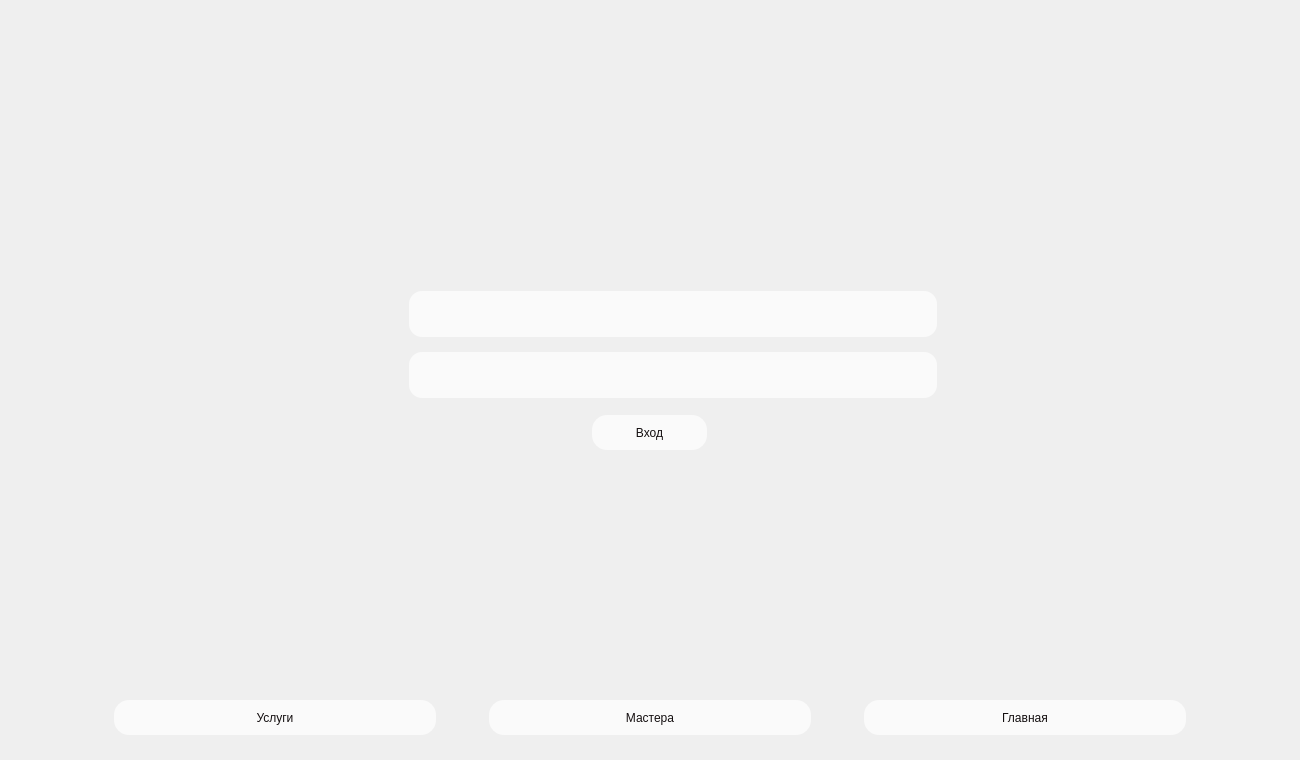
<?xml version="1.0" encoding="UTF-8"?>
<ui version="4.0">
 <class>MainWindow</class>
 <widget class="QMainWindow" name="MainWindow">
  <property name="geometry">
   <rect>
    <x>0</x>
    <y>0</y>
    <width>1300</width>
    <height>760</height>
   </rect>
  </property>
  <property name="windowTitle">
   <string>Beauty Salon Manager</string>
  </property>
  <widget class="QWidget" name="centralwidget">
   <widget class="QStackedWidget" name="stackedWidget">
    <property name="geometry">
     <rect>
      <x>0</x>
      <y>0</y>
      <width>1300</width>
      <height>691</height>
     </rect>
    </property>
    <widget class="QWidget" name="login">
     <widget class="QPushButton" name="pushButton_login">
      <property name="geometry">
       <rect>
        <x>592</x>
        <y>415</y>
        <width>115</width>
        <height>35</height>
       </rect>
      </property>
      <property name="styleSheet">
       <string notr="true">QPushButton {
	background-color: #fafafa;
	color: #140f10;
	font: 700 18pt &quot;Open Sans&quot;;
	border-radius: 15px;
}</string>
      </property>
      <property name="text">
       <string>Вход</string>
      </property>
     </widget>
     <widget class="QLineEdit" name="lineEdit_password">
      <property name="geometry">
       <rect>
        <x>409</x>
        <y>352</y>
        <width>528</width>
        <height>46</height>
       </rect>
      </property>
      <property name="styleSheet">
       <string notr="true">QLineEdit{
	color: #1d1b20;
	background-color: #fafafa;
	border-radius: 13px;
	font: 18pt &quot;Open Sans&quot;;
	padding-left: 27px;
}

QLineEdit:focus {
    border: 2px solid #140f10; 
}</string>
      </property>
      <property name="maxLength">
       <number>33</number>
      </property>
      <property name="echoMode">
       <enum>QLineEdit::EchoMode::Password</enum>
      </property>
      <property name="alignment">
       <set>Qt::AlignmentFlag::AlignLeading|Qt::AlignmentFlag::AlignLeft|Qt::AlignmentFlag::AlignVCenter</set>
      </property>
     </widget>
     <widget class="QLabel" name="label_2">
      <property name="geometry">
       <rect>
        <x>361</x>
        <y>295</y>
        <width>38</width>
        <height>38</height>
       </rect>
      </property>
      <property name="text">
       <string/>
      </property>
      <property name="pixmap">
       <pixmap resource="resources/resources.qrc">:/person.svg</pixmap>
      </property>
      <property name="scaledContents">
       <bool>true</bool>
      </property>
     </widget>
     <widget class="QLineEdit" name="lineEdit_login">
      <property name="geometry">
       <rect>
        <x>409</x>
        <y>291</y>
        <width>528</width>
        <height>46</height>
       </rect>
      </property>
      <property name="styleSheet">
       <string notr="true">QLineEdit{
	color: #1d1b20;
	background-color: #fafafa;
	border-radius: 13px;
	font: 18pt &quot;Open Sans&quot;;
	padding-left: 27px;
}

QLineEdit:focus {
    border: 2px solid #140f10;  
}</string>
      </property>
      <property name="maxLength">
       <number>33</number>
      </property>
      <property name="alignment">
       <set>Qt::AlignmentFlag::AlignLeading|Qt::AlignmentFlag::AlignLeft|Qt::AlignmentFlag::AlignVCenter</set>
      </property>
     </widget>
     <widget class="QLabel" name="label">
      <property name="geometry">
       <rect>
        <x>361</x>
        <y>356</y>
        <width>38</width>
        <height>38</height>
       </rect>
      </property>
      <property name="text">
       <string/>
      </property>
      <property name="pixmap">
       <pixmap resource="resources/resources.qrc">:/more_horiz.svg</pixmap>
      </property>
      <property name="scaledContents">
       <bool>true</bool>
      </property>
     </widget>
    </widget>
    <widget class="QWidget" name="masters"/>
    <widget class="QWidget" name="services"/>
   </widget>
   <widget class="QPushButton" name="pushButton_authorization">
    <property name="geometry">
     <rect>
      <x>864</x>
      <y>700</y>
      <width>322</width>
      <height>35</height>
     </rect>
    </property>
    <property name="styleSheet">
     <string notr="true">QPushButton {
	background-color: #fafafa;
	color: #140f10;
	font: 700 18pt &quot;Open Sans&quot;;
	border-radius: 15px;
}</string>
    </property>
    <property name="text">
     <string>Главная</string>
    </property>
   </widget>
   <widget class="QPushButton" name="pushButton_services">
    <property name="geometry">
     <rect>
      <x>114</x>
      <y>700</y>
      <width>322</width>
      <height>35</height>
     </rect>
    </property>
    <property name="styleSheet">
     <string notr="true">QPushButton {
	background-color: #fafafa;
	color: #140f10;
	font: 700 18pt &quot;Open Sans&quot;;
	border-radius: 15px;
}</string>
    </property>
    <property name="text">
     <string>Услуги</string>
    </property>
   </widget>
   <widget class="QPushButton" name="pushButton_masters">
    <property name="geometry">
     <rect>
      <x>489</x>
      <y>700</y>
      <width>322</width>
      <height>35</height>
     </rect>
    </property>
    <property name="styleSheet">
     <string notr="true">QPushButton {
	background-color: #fafafa;
	color: #140f10;
	font: 700 18pt &quot;Open Sans&quot;;
	border-radius: 15px;
}</string>
    </property>
    <property name="text">
     <string>Мастера</string>
    </property>
   </widget>
  </widget>
 </widget>
 <resources>
  <include location="resources/resources.qrc"/>
 </resources>
 <connections/>
</ui>
